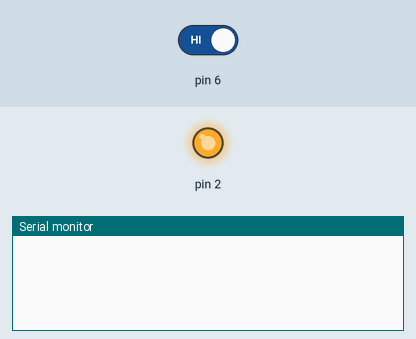
Simulated run of this sketch. Board: Arduino Uno, built with avr-gcc and run on an emulated ATmega328P. Shown: output pins drawn as LEDs (lit = HIGH), the last lines printed to the serial monitor. Inputs (shaded band) come from the test bench; at power-on: pin 6 HIGH.

Above: at 1.2 s.
1.3 s: pin 6 driven LOW
At 1.46 s:
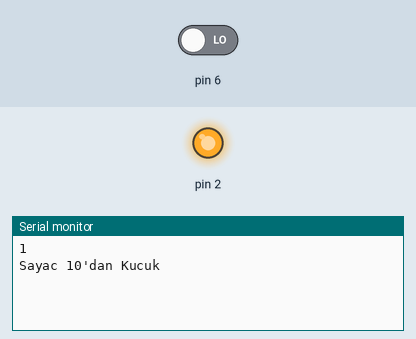
At 3.46 s:
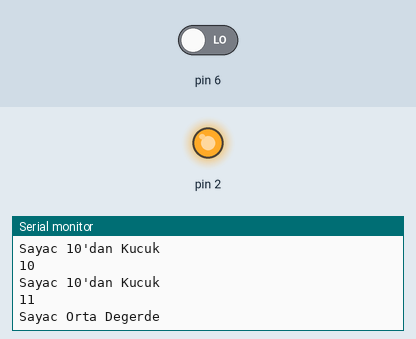
Timing chart, 0 to 5.0 s (numbered marks = the images above; inputs shaded):
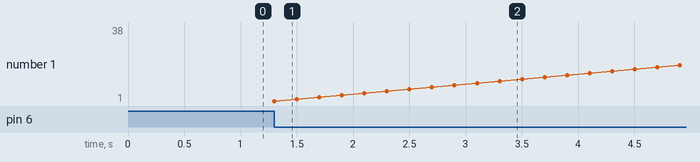

Measured:
- after the input at 1.3 s, the serial monitor: prints a new line at once (image 1)

The sketch:

ButtonCounter.ino
```cpp
int sayac = 0;

void setup() {
  pinMode(6,INPUT);
  pinMode(2,OUTPUT);
  digitalWrite(2,HIGH);
  Serial.begin(9600);
}
void loop ()
{
  digitalRead(6);
  while(digitalRead(6) == LOW)
  {
   sayac++;
   if(sayac<=10)
   {
     Serial.println(sayac);
     Serial.println("Sayac 10'dan Kucuk");
     delay(200);
   }
   else if (sayac < 20)
   {
     Serial.println(sayac);
     Serial.println("Sayac Orta Degerde");
     delay(200);
   }
   else
   {
     Serial.println(sayac);
     Serial.println("Sayac Degeri Ust Seviyede");
     delay(200);
   }
 }


}
```
